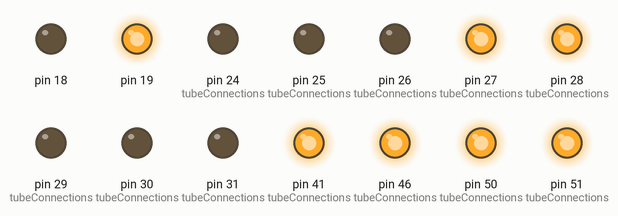
Recording of a sketch running on a simulated Arduino Mega 2560, built with avr-gcc and run on an emulated ATmega2560. On the bench: output pins drawn as LEDs (lit = HIGH). The local clock reads 2024-03-15 10:24:30 at power-on unless the sketch sets it; what the sketch prints to the serial monitor is not drawn.

Above: at 0.1 s.
At 30.2 s:
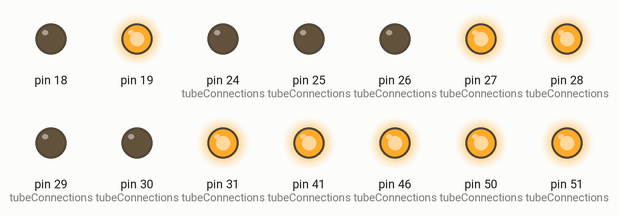
At 90.3 s:
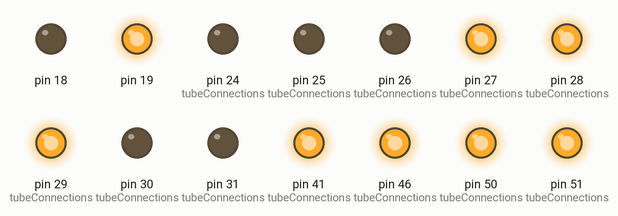
Timing chart, 0 to 91.8 s (numbered marks = the images above):
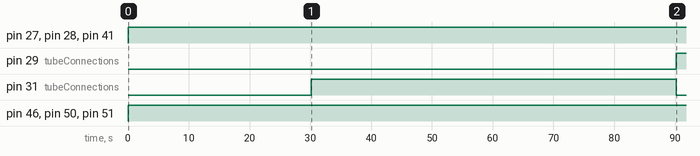

Measured:
- by itself, pin 27 (tubeConnections): LOW → HIGH at 0.00 s
- by itself, pin 28 (tubeConnections): LOW → HIGH at 0.01 s
- by itself, pin 29 (tubeConnections): LOW → HIGH at 90.2 s
- by itself, pin 31 (tubeConnections): LOW → HIGH at 30.2 s, → LOW 60.1 s later
- by itself, pin 41 (tubeConnections), pin 46 (tubeConnections), pin 50 (tubeConnections): LOW → HIGH at 0.02 s
- by itself, pin 51 (tubeConnections): LOW → HIGH at 0.03 s

The sketch:

pn-arduino.ino
```cpp
#include <Arduino.h>
#include <Wire.h>
#include "RTClib.h"
template <typename T_ty> struct TypeInfo { static const char * name; };
template <typename T_ty> const char * TypeInfo<T_ty>::name = "unknown";
RTC_DS1307 rtc;
String zero = "0";
String dash = "-";
String twelve = "12";
bool table[10][4] = {
  // D, C, B, A , white blue green yellow wire color
  {0, 0, 0, 0}, // 0
  {1, 0, 0, 0}, // 1
  {0, 1, 0, 0}, // 2
  {1, 1, 0, 0}, // 3
  {0, 0, 1, 0}, // 4
  {1, 0, 1, 0}, // 5
  {0, 1, 1, 0}, // 6
  {1, 1, 1, 0}, // 7
  {0, 0, 0, 1}, // 8
  {1, 0, 0, 1}, // 9
};
int tubeConnections[6][4] = {
  {25, 27, 29, 31},
  {24, 26, 28, 30},
  {34, 36, 38, 40},
  {35, 37, 39, 41},
  {44, 46, 48, 50},
  {45, 47, 49, 51}
};
void showOnTube(int tube, int num) {
  int a = 1, b = 1, c = 1, d = 1; // a,b,c,d all one = tube off.
  if (num >= 0) {
    a = table[num][3];
    b = table[num][2];
    c = table[num][1];
    d = table[num][0];
  }
  digitalWrite(tubeConnections[tube][0], a);
  digitalWrite(tubeConnections[tube][1], b);
  digitalWrite(tubeConnections[tube][2], c);
  digitalWrite(tubeConnections[tube][3], d);
  delay(5);
}
void tubeDisplay(String num) {
  String numberString = String(num);
  int length = numberString.length();
  switch (length) {
    case 0: return;
    case 1: numberString = "     " + numberString; break;
    case 2: numberString = "    " + numberString; break;
    case 3: numberString = "   " + numberString; break;
    case 4: numberString = "  " + numberString; break;
    case 5: numberString = " " + numberString; break;
    case 6: break;
    default: return;
  }
  for (int i = 0; i < 6 ; i++) {
    //Serial.print((int)numberString.charAt(i)-48); Serial.print(" ");
    showOnTube(i, (int)numberString.charAt(5 - i) - 48);
  }
  //Serial.println();
}
void setup() {
  pinMode(24, OUTPUT);
  pinMode(26, OUTPUT);
  pinMode(28, OUTPUT);
  pinMode(30, OUTPUT);

  pinMode(25, OUTPUT);
  pinMode(27, OUTPUT);
  pinMode(29, OUTPUT);
  pinMode(31, OUTPUT);

  pinMode(34, OUTPUT);
  pinMode(36, OUTPUT);
  pinMode(38, OUTPUT);
  pinMode(40, OUTPUT);

  pinMode(35, OUTPUT);
  pinMode(37, OUTPUT);
  pinMode(39, OUTPUT);
  pinMode(41, OUTPUT);

  pinMode(44, OUTPUT);
  pinMode(46, OUTPUT);
  pinMode(48, OUTPUT);
  pinMode(50, OUTPUT);

  pinMode(45, OUTPUT);
  pinMode(47, OUTPUT);
  pinMode(49, OUTPUT);
  pinMode(51, OUTPUT);

  // RTC
  pinMode(18, OUTPUT); digitalWrite(18, LOW);
  pinMode(19, OUTPUT); digitalWrite(19, HIGH);
  Serial.begin(57600);
  Wire.begin();
  rtc.begin();
  if (! rtc.isrunning()) {
    Serial.println("RTC is NOT running!");

  }
  //uncomment line to set RTC to compile datetime
  //rtc.adjust(DateTime(__DATE__, __TIME__));
  Serial.println("Initialization.");
  Serial.println(__TIME__);
}
void loop() {
  // grab the time from the RTC
  DateTime now = rtc.now();

  // format the hour as 12-hour format (without this, 24-h format)
  int hr = now.hour() > 12 ? now.hour() - 12 : now.hour();
  if(hr==0) hr = 12;

  // pad with zero if less than 10
  String theHour = hr < 10 ? zero + String(hr) : String(hr);

  // pad with zero if less than 10
  int mint = now.minute();
  mint = mint < 0 ? 0 : mint; // ensure greater than zero
  String theMin  = mint < 10 ? zero + String(mint) : String(mint);

  int date = now.day();
  String theDay  = date < 10 ? zero + String(date) : String(date);

  // show on the tubes
  tubeDisplay(theDay + theHour + theMin); //Serial.println(theHour + theMin);

  // ensure all nums light up at 6|9:01am and pm.
  if ((hr == 6 || hr == 9) && mint == 1) degauss(20000);

  delay(250);

  /*Serial.print(now.year(), DEC);
    Serial.print('/');
    Serial.print(now.month(), DEC);
    Serial.print('/');
    Serial.print(now.day(), DEC);
    Serial.print(now.second(), DEC);*/
}

void degauss(int degauss_time) {
  for (int i = 0; i < 10; i++) {
    for (int j = 0; j < 6; j++) {
      showOnTube(j, i);
    }
    delay(degauss_time); // wait 20 secs
  }
}
```
